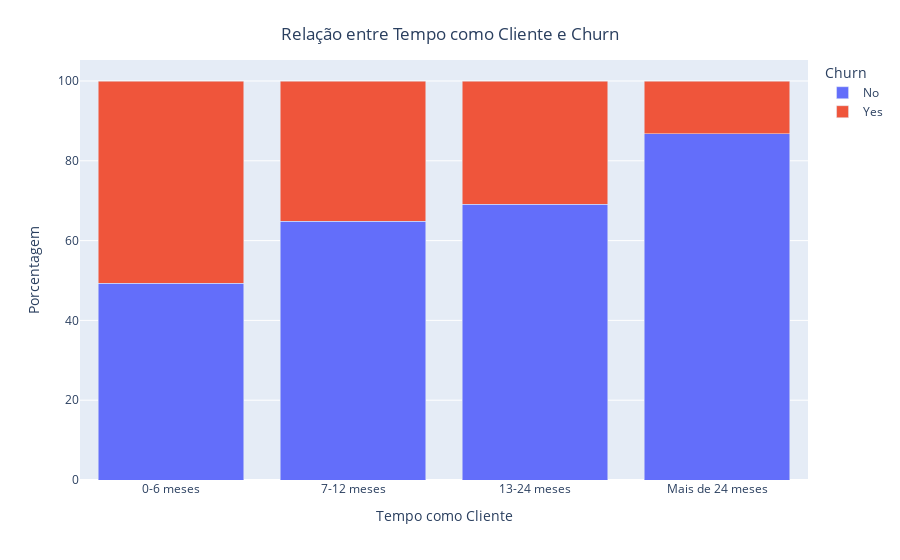

Notebook cell for this chart:
### Markdown cell above
## Insight sobre relação entre Churn e Pessoas Casadas e Não Casadas

Conseguimos ver que a incidência de Churn é maior entre as pessoas solteiras. Estratégias que podem ser interessantes, seria segmentar as estratégias de marketing para solteiros, trazendo benefícios especificos para esse tipo de publico, tentando aumentar a fidelidade ao serivço.

### Code cell
# Criação de grupos por tempo para trabalhar a relação Churn e tempo como cliente
bins = [0, 6, 12, 24, df['Tempo_como_Cliente'].max()]
labels = ['0-6 meses', '7-12 meses', '13-24 meses', 'Mais de 24 meses']
df['Tempo_Categorias'] = pd.cut(df['Tempo_como_Cliente'], bins=bins, labels=labels, include_lowest=True)

# Agrupa por Churn e Tempo_Categorias
df_grouped = df.groupby(['Churn', 'Tempo_Categorias'], observed=True).size().reset_index(name='count')

# Calcula a porcentagem de churn em cada categoria de tempo
total_por_categoria = df_grouped.groupby('Tempo_Categorias', observed=True)['count'].transform('sum')
df_grouped['percent'] = (df_grouped['count'] / total_por_categoria) * 100

# Gráfico de barras empilhadas
fig = px.bar(df_grouped, x='Tempo_Categorias', y='percent', color='Churn', barmode='stack',
             labels={'Tempo_Categorias': 'Tempo como Cliente', 'percent': 'Porcentagem', 'Churn': 'Churn'})

fig.update_layout(
    title={
        'text': 'Relação entre Tempo como Cliente e Churn',
        'x': 0.5,
        'y': 0.95,
        'xanchor': 'center',
        'yanchor': 'top'
    },
    yaxis_title='Porcentagem',
    legend_title='Churn'
)
fig.show()

### Figure 1 — Plotly figure (JSON) as saved in the notebook; plotly's stock layout.template omitted (floating-point values rounded to 4 significant figures)
{"data": [{"alignmentgroup": "True", "hovertemplate": "Churn=No<br>Tempo como Cliente=%{x}<br>Porcentagem=%{y}<extra></extra>", "legendgroup": "No", "marker": {"color": "#636efa", "pattern": {"shape": ""}}, "name": "No", "offsetgroup": "No", "orientation": "v", "showlegend": true, "textposition": "auto", "type": "bar", "x": ["0-6 meses", "7-12 meses", "13-24 meses", "Mais de 24 meses"], "xaxis": "x", "y": [49.32, 64.84, 69.06, 86.74], "yaxis": "y"}, {"alignmentgroup": "True", "hovertemplate": "Churn=Yes<br>Tempo como Cliente=%{x}<br>Porcentagem=%{y}<extra></extra>", "legendgroup": "Yes", "marker": {"color": "#EF553B", "pattern": {"shape": ""}}, "name": "Yes", "offsetgroup": "Yes", "orientation": "v", "showlegend": true, "textposition": "auto", "type": "bar", "x": ["0-6 meses", "7-12 meses", "13-24 meses", "Mais de 24 meses"], "xaxis": "x", "y": [50.68, 35.16, 30.94, 13.26], "yaxis": "y"}], "layout": {"autosize": true, "barmode": "stack", "legend": {"title": {"text": "Churn"}, "tracegroupgap": 0}, "margin": {"t": 60}, "title": {"text": "Relação entre Tempo como Cliente e Churn", "x": 0.5, "xanchor": "center", "y": 0.95, "yanchor": "top"}, "xaxis": {"anchor": "y", "autorange": true, "domain": [0, 1], "range": [-0.5, 3.5], "title": {"text": "Tempo como Cliente"}, "type": "category"}, "yaxis": {"anchor": "x", "autorange": true, "domain": [0, 1], "range": [0, 105.3], "title": {"text": "Porcentagem"}, "type": "linear"}}}
